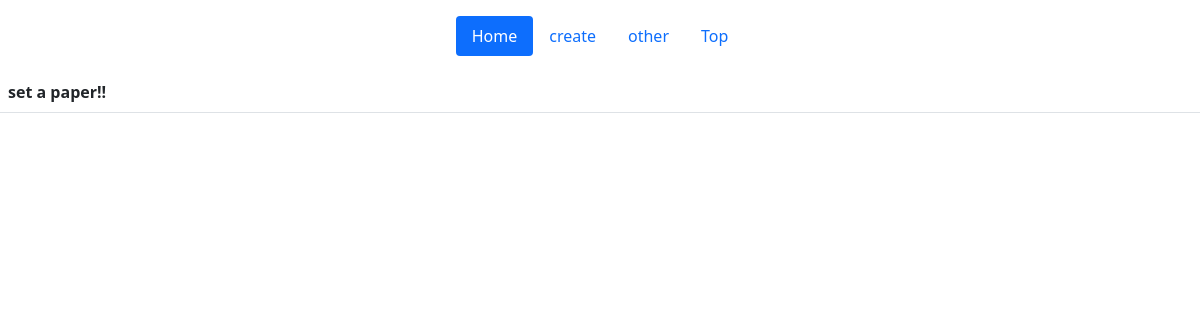
The app's page /posts/, older data.
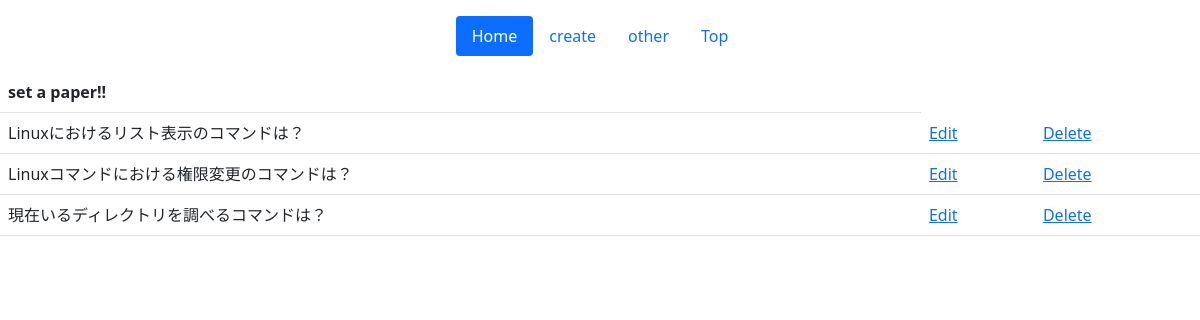
The same page, newer data.
### posts/models.py (models this page shows)
class Post(models.Model):
    day = models.DateField(verbose_name='日付', default=timezone.now)
    pulldown = models.CharField(verbose_name='ジャンル',choices=CHOICES,max_length=10)
    text = models.TextField(verbose_name='問題内容', max_length=200)
    answer = models.TextField(verbose_name='問題の答え', max_length=200)
    created_at = models.DateTimeField(verbose_name='通知日時', default=timezone.now)
    def __str__(self):
        return self.text

### posts/views.py (the view)
# urls.py: path("", login_required(index_view), name="index"),
def index(request):
    data = Post.objects.all()
    params = {
        'data': data,
    }
    return render(request, 'posts/index.html', params)

### posts/templates/posts/index.html (shortened to what this page needs)
{% extends 'posts/base.html' %}
{% block contents %}
  <table class="table">
       <tr>
           <th>set a paper!!</th>
       </tr>
   {% for item in data %}
       <tr>
          <td>{{item}}</td>
          <td><a href="{% url 'edit' item.id %}">Edit</a></td>
          <td><a href="{% url 'delete' item.id %}">Delete</a></td>
       </tr>
    {% endfor %}
  </table>
{% endblock %}

Row changes from the older to the newer data that the page shows:
added Post: text "Linuxにおけるリスト表示のコマンドは？"
added Post: text "Linuxコマンドにおける権限変更のコマンドは？"
added Post: text "現在いるディレクトリを調べるコマンドは？"
